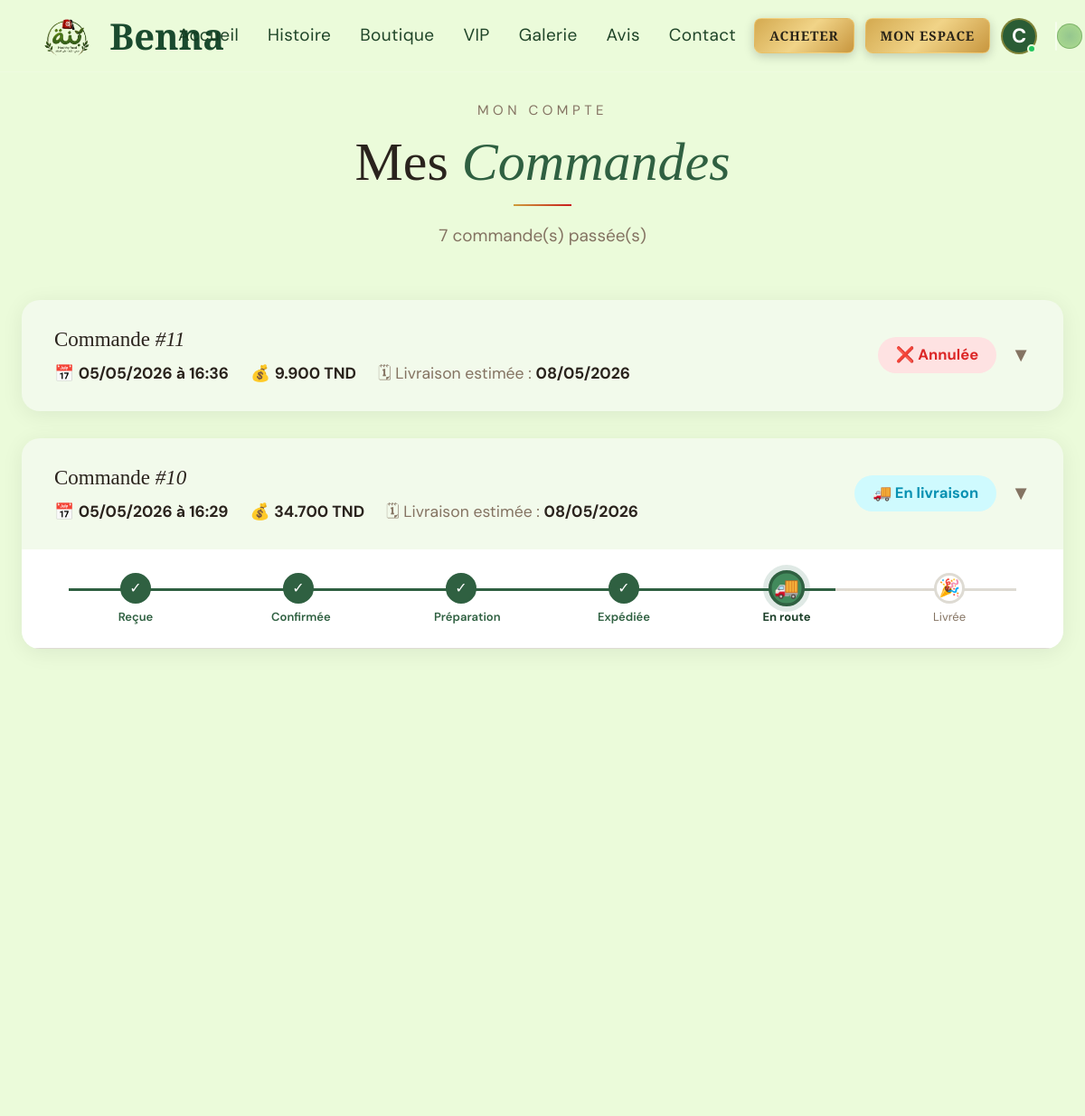
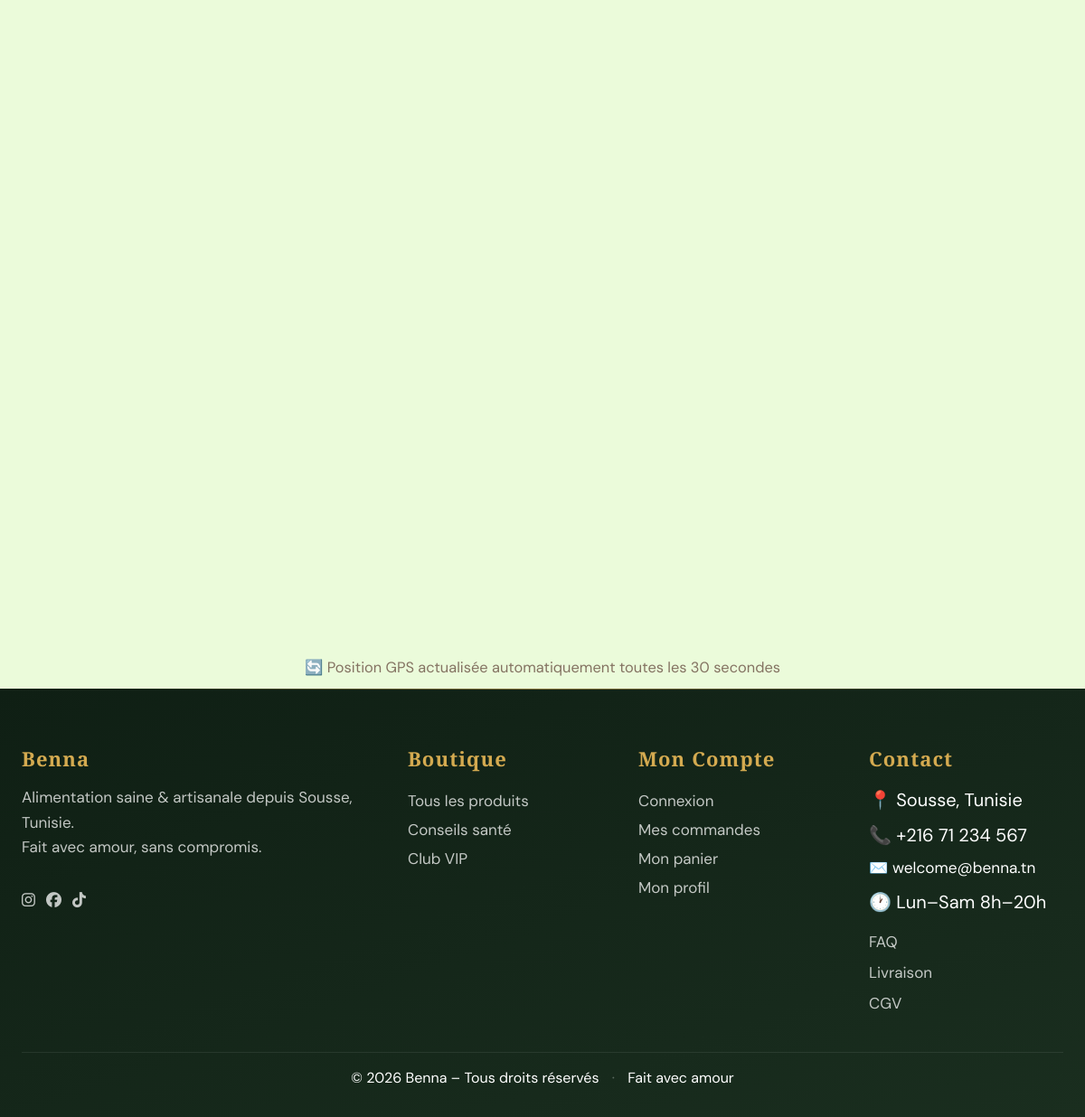
Page /view/client/mes_commandes.php (signed in) on the committed database (2 pictures, top to bottom).
### tables this page shows
CREATE TABLE `commandes` (
  `id` int(11) NOT NULL,
  `user_id` int(11) NOT NULL,
  `total` decimal(10,3) NOT NULL,
  `statut` enum('en_attente','confirmee','en_preparation','expedie','en_livraison','livre','annulee') DEFAULT 'en_attente',
  `adresse_livraison` text NOT NULL,
  `note_client` text DEFAULT NULL,
  `paiement_statut` enum('en_attente','paye','rembourse') DEFAULT 'en_attente',
  `paiement_methode` enum('carte','virement','cash') DEFAULT 'cash',
  `date_commande` timestamp NOT NULL DEFAULT current_timestamp(),
  `date_livraison_estimee` date DEFAULT NULL
);

### controller/traitement.php (called while the page is built, shortened)
<?php
if (!function_exists('getCommandesByUser')) {
    function getCommandesByUser($cnx, $uid) {
        $req = $cnx->prepare("SELECT * FROM commandes WHERE user_id=:uid ORDER BY date_commande DESC");
        $req->execute([':uid'=>$uid]);
        return $req->fetchAll();
    }
}

### view/client/mes_commandes.php (the view, shortened to what this page needs)
<?php
include "partials/header.php";
include_once __DIR__ . "/../../controller/traitement.php";
$commandes = getCommandesByUser($cnx, $_SESSION['user_id']);
$statutInfo = [
    'en_attente'     => ['icon'=>'🕐','label'=>'En attente',      'color'=>'#b45309','bg'=>'#fef3c7','step'=>1],
    'confirmee'      => ['icon'=>'✅','label'=>'Confirmée',        'color'=>'#065f46','bg'=>'#d1fae5','step'=>2],
    'en_preparation' => ['icon'=>'👨‍🍳','label'=>'En préparation', 'color'=>'#1e40af','bg'=>'#dbeafe','step'=>3],
    'expedie'        => ['icon'=>'📦','label'=>'Expédiée',         'color'=>'#6d28d9','bg'=>'#ede9fe','step'=>4],
    'en_livraison'   => ['icon'=>'🚚','label'=>'En livraison',     'color'=>'#0891b2','bg'=>'#cffafe','step'=>5],
    'livre'          => ['icon'=>'🎉','label'=>'Livrée',           'color'=>'#16a34a','bg'=>'#dcfce7','step'=>6],
    'annulee'        => ['icon'=>'❌','label'=>'Annulée',          'color'=>'#dc2626','bg'=>'#fee2e2','step'=>0],
];
$steps = [
    'en_attente'     => '🕐',
    'confirmee'      => '✅',
    'en_preparation' => '👨‍🍳',
    'expedie'        => '📦',
    'en_livraison'   => '🚚',
    'livre'          => '🎉',
];
$stepLabels = [
    'en_attente'     => 'Reçue',
    'confirmee'      => 'Confirmée',
    'en_preparation' => 'Préparation',
    'expedie'        => 'Expédiée',
    'en_livraison'   => 'En route',
    'livre'          => 'Livrée',
];
?>
<main class="cmd-page container">
  <div class="section-header fade-in">
    <p class="section-label">Mon compte</p>
    <h1 class="section-title">Mes <em>Commandes</em></h1>
    <div class="section-divider"></div>
    <p class="section-sub"><?= count($commandes) ?> commande(s) passée(s)</p>
  </div>
  <?php if (empty($commandes)): ?>
    <div class="empty-box fade-in">
      <div class="big-icon">📦</div>
      <h2>Aucune commande pour l'instant</h2>
      <p style="color:var(--muted);margin:.5rem 0 1.5rem;">Découvrez nos produits sains et passez votre première commande.</p>
      <a href="produits.php" class="nav-join">
        <strong>Aller à la boutique →</strong>
        <span class="star-1"></span><span class="star-2"></span><span class="star-3"></span>
      </a>
    </div>
  <?php else:
    $hasEnLivraison = false;
    foreach ($commandes as $i => $cmd):
      $s       = $statutInfo[$cmd['statut']] ?? $statutInfo['en_attente'];
      $isAnnulee = $cmd['statut'] === 'annulee';
      if ($cmd['statut'] === 'en_livraison') $hasEnLivraison = true;
  ?>
    <div class="cmd-card fade-in" style="--delay:<?= $i * 0.08 ?>s">
      <div class="cmd-header" onclick="toggleCmd(<?= $cmd['id'] ?>)" id="hdr-<?= $cmd['id'] ?>">
        <div>
          <div class="cmd-id">Commande <em>#<?= $cmd['id'] ?></em></div>
          <div class="cmd-meta">
            <span>📅 <strong><?= date('d/m/Y à H:i', strtotime($cmd['date_commande'])) ?></strong></span>
            <span>💰 <strong><?= number_format($cmd['total'],3) ?> TND</strong></span>
            <?php if ($cmd['date_livraison_estimee']): ?>
            <span>🗓 Livraison estimée : <strong><?= date('d/m/Y', strtotime($cmd['date_livraison_estimee'])) ?></strong></span>
            <?php endif; ?>
          </div>
        </div>
        <div style="display:flex;align-items:center;gap:.8rem;">
          <span class="statut-pill" style="color:<?= $s['color'] ?>;background:<?= $s['bg'] ?>;">
            <?= $s['icon'] ?> <?= $s['label'] ?>
          </span>
          <span id="chevron-<?= $cmd['id'] ?>" style="font-size:1.1rem;color:var(--muted);transition:.3s;display:inline-block;">▼</span>
        </div>
      </div>
      <?php if (!$isAnnulee): ?>
      <div class="progress-track">
        <?php
          $stepKeys = array_keys($steps);
          $curIdx   = array_search($cmd['statut'], $stepKeys);
          $curIdx   = $curIdx === false ? 0 : $curIdx;
        ?>
        <div class="progress-steps">
          <?php foreach ($steps as $sv => $icon):
            $idx = array_search($sv, $stepKeys);
            $cls = $idx < $curIdx ? 'done' : ($idx === $curIdx ? 'current' : 'future');
          ?>
          <div class="p-step">
            <div class="p-dot <?= $cls ?>"><?= $cls === 'done' ? '✓' : $icon ?></div>
            <div class="p-label <?= $cls ?>"><?= $stepLabels[$sv] ?></div>
          </div>
          <?php endforeach; ?>
        </div>
      </div>
      <?php endif; ?>
    </div>
  <?php endforeach; ?>
    <?php if ($hasEnLivraison): ?>
    <div style="text-align:center;padding:.5rem;color:var(--muted);font-size:.82rem;">
      🔄 Position GPS actualisée automatiquement toutes les 30 secondes
    </div>
    <?php endif; ?>
  <?php endif; ?>
</main>
<?php include "partials/footer.php"; ?>

### view/client/assets/style.css (style rules this page uses)
*, *::before, *::after { box-sizing: border-box; margin: 0; padding: 0; }
html { scroll-behavior: smooth; font-size: 20px; }
:root { --bg: hsl(90, 80%, 92%); --fg: hsl(25, 18%, 14%); --card: hsl(90, 69%, 82%); --cream: hsl(90, 60%, 95%); --cream-dark: hsl(90, 50%, 90%); --green: hsl(142, 34%, 28%); --green-light: hsl(142, 35%, 40%); --green-dark: hsl(142, 38%, 18%); --gold: hsl(40, 60%, 52%); --gold-light: hsl(40, 52%, 70%); --terracotta: hsl(14, 55%, 55%); --border: hsl(40, 15%, 85%); --muted: hsl(30, 15%, 45%); --red: hsl(0, 75%, 45%); --shadow: 0 12px 50px rgba(0,0,0,0.08); --font-display: "playfair display", "Cormorant Garamond", Georgia, serif; --font-body: "DM Sans", system-ui, sans-serif; --orbit-r: 290px; }
body { background: var(--bg); color: var(--fg); font-family: var(--font-body); line-height: 1.6; overflow-x: hidden; }
h1,h2,h3,h4,h5,h6 { font-family: var(--font-display); }
.container { max-width: 1200px; margin: 0 auto; padding: 0 24px; }
.fade-in { opacity: 0; transform: translateY(34px); transition: opacity .8s ease, transform .8s ease; transition-delay: var(--delay, 0s); }
.fade-in.visible { opacity: 1; transform: translateY(0); }
.section-label { font-size: .75rem; letter-spacing: .3em; text-transform: uppercase; color: var(--muted); margin-bottom: 12px; }
.section-title { font-size: clamp(2rem,5vw,3.5rem); font-weight: 400; line-height: 1.1; margin-bottom: 14px; }
.section-title em { font-style: italic; color: var(--green); }
.section-divider { width: 64px; height: 2px; background: linear-gradient(90deg,var(--gold),var(--red)); margin-bottom: 18px; }
.section-header { text-align: center; margin-bottom: 56px; }
.section-header .section-divider { margin: 0 auto 18px; }
.section-sub { font-size: .95rem; color: var(--muted); max-width: 460px; margin: 0 auto; }
.statut-pill { display:inline-flex;align-items:center;gap:4px;padding:3px 10px;border-radius:999px;font-size:.72rem;font-weight:600; }

### view/client/mes_commandes.php (style rules this page uses)
.cmd-page { padding-top:110px;min-height:80vh; }
.cmd-card { background:var(--cream);border-radius:20px;margin-bottom:1.5rem;box-shadow:0 4px 24px rgba(0,0,0,.07);overflow:hidden;transition:.3s; }
.cmd-header { display:flex;justify-content:space-between;align-items:center;flex-wrap:wrap;gap:.8rem;padding:1.3rem 1.8rem;cursor:pointer;border-bottom:2px solid transparent;transition:.2s;user-select:none; }
.cmd-id { font-family:var(--font-display);font-size:1.15rem; }
.cmd-meta { display:flex;gap:1.2rem;flex-wrap:wrap;font-size:.88rem;color:var(--muted);margin-top:.2rem; }
.cmd-meta strong { color:var(--fg); }
.statut-pill { display:inline-flex;align-items:center;gap:.4rem;padding:.35rem 1rem;border-radius:20px;font-size:.83rem;font-weight:700; }
.progress-track { padding:1.3rem 1.8rem;background:white;border-bottom:1px solid var(--border); }
.progress-steps { display:flex;align-items:flex-start;justify-content:space-between;position:relative; }
.p-step { display:flex;flex-direction:column;align-items:center;gap:.35rem;position:relative;z-index:2;flex:1; }
.p-dot { width:34px;height:34px;border-radius:50%;display:flex;align-items:center;justify-content:center;font-size:.95rem;border:3px solid var(--border);background:white;transition:.3s;font-family:sans-serif; }
.p-dot.done { background:var(--green);border-color:var(--green);color:white;font-size:.8rem; }
.p-dot.current { background:var(--green-light);border-color:var(--green);color:white;transform:scale(1.18);box-shadow:0 0 0 5px rgba(45,106,79,.15); }
.p-dot.future { background:white;border-color:var(--border);color:var(--muted); }
.p-label { font-size:.65rem;color:var(--muted);text-align:center;line-height:1.2;max-width:60px; }
.p-label.done { color:var(--green);font-weight:600; }
.p-label.current { color:var(--green-dark);font-weight:700; }

### rows in the picture
commandes: id "11", date_commande "05/05/2026 à 16:36", total "9.900", date_livraison_estimee "08/05/2026", statut "❌", statut "Annulée"
commandes: id "10", date_commande "05/05/2026 à 16:29", total "34.700", date_livraison_estimee "08/05/2026", statut "🚚", statut "En livraison", sv "Reçue", sv "Confirmée", sv "Préparation", sv "Expédiée", icon "🚚", sv "En route", icon "🎉", sv "Livrée"

### other values in the picture
$userInitial "C"
count($commandes) "7"
